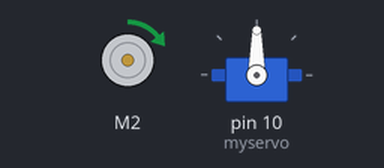
This sketch was run on a simulated Arduino Uno, built with avr-gcc and run on an emulated ATmega328P. Parts: DC motor (green arrow = forward, orange = backward, longer = faster), servo. What the sketch prints to the serial monitor is not drawn.

Above: at 0.05 s.
At 4.15 s:
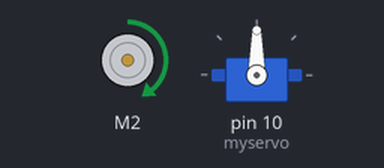
At 8.35 s:
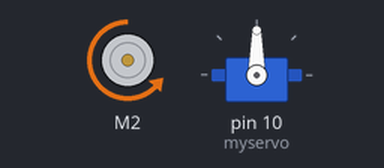
At 16.65 s:
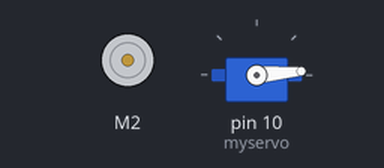
Timing chart, 0 to 21.8 s (numbered marks = the images above):
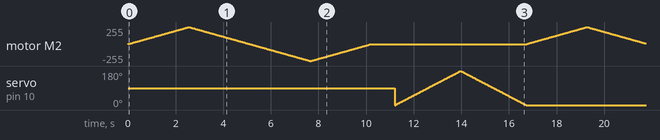

The sketch:

nanoServoDCTest.ino
```cpp
// (licence header left out)
#include <AFMotor.h>
#include <Servo.h>
Servo myservo;  // create servo object to control a servo


AF_DCMotor motor(2);

void setup() {
  Serial.begin(9600);           // set up Serial library at 9600 bps
  Serial.println("Motor test!");

  // turn on motor
  motor.setSpeed(200);

  motor.run(RELEASE);

  myservo.attach(10);// D10 is connected to shields servo 1 connection

}

void loop() {
  uint8_t i;

  Serial.print("tick");

  motor.run(FORWARD);
  for (i=0; i<255; i++) {
    motor.setSpeed(i);
    delay(10);
 }

  for (i=255; i!=0; i--) {
    motor.setSpeed(i);
    delay(10);
 }

  Serial.print("tock");

  motor.run(BACKWARD);
  for (i=0; i<255; i++) {
    motor.setSpeed(i);
    delay(10);
 }

  for (i=255; i!=0; i--) {
    motor.setSpeed(i);
    delay(10);
 }


  Serial.print("tech");
  motor.run(RELEASE);
  delay(1000);
    int pos;

  for (pos = 0; pos <= 180; pos += 1) { // goes from 0 degrees to 180 degrees
    // in steps of 1 degree
    myservo.write(pos);              // tell servo to go to position in variable 'pos'
    delay(15);                       // waits 15ms for the servo to reach the position
   Serial.println(pos);
    }
  for (pos = 180; pos >= 0; pos -= 1) { // goes from 180 degrees to 0 degrees
    myservo.write(pos);              // tell servo to go to position in variable 'pos'
    delay(15);                       // waits 15ms for the servo to reach the position
    Serial.println(pos);
  }
}
```
